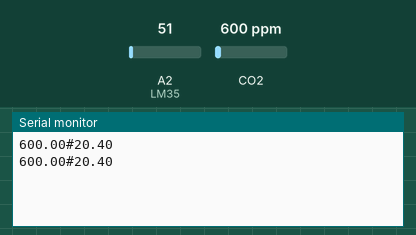
A sketch run on a simulated Arduino Uno, built with avr-gcc and run on an emulated ATmega328P. On the bench: the last lines printed to the serial monitor. The test bench sets the inputs (shaded band); at power-on: CO2 600 ppm, A2 (LM35) = 51.

Above: at 1.8 s.
1.9 s: CO2 set to 452 ppm
At 2.8 s:
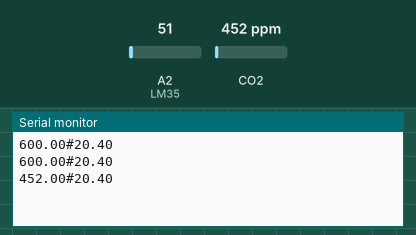
3.4 s: A2 (LM35) set to 61
At 4.7 s:
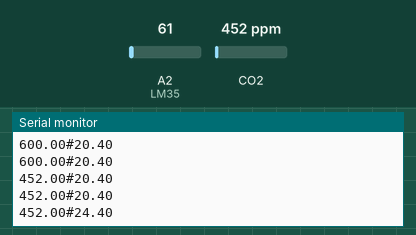
4.9 s: CO2 set to 1050 ppm
At 5.6 s:
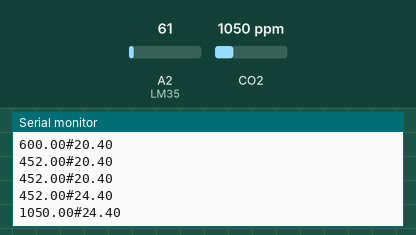
6.4 s: A2 (LM35) set to 71
At 7.9 s:
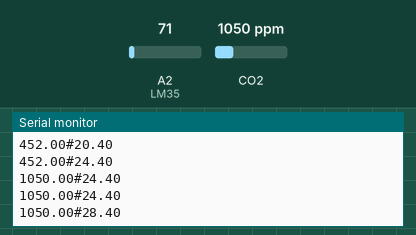
Timing chart, 0 to 8.9 s (numbered marks = the images above; inputs shaded):
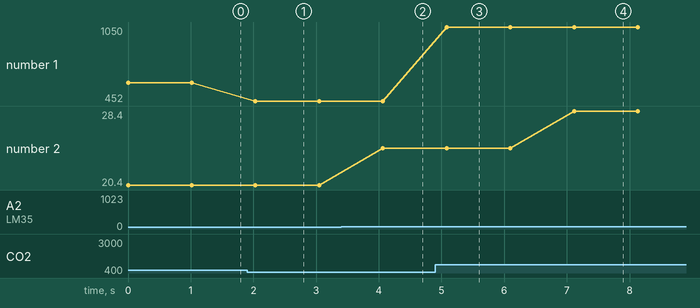

The sketch:

ParsingArduino_LM35_MQ135.ino
```cpp
#include <SoftwareSerial.h>
#include <MQ135.h>

#define LM35 A2
#define MQ135Pin A0
#define RZERO 206.85

float nilaiMQ;
int nilaiLM35;
float temperature;
float voltageLM35;

MQ135 gasSensor = MQ135(MQ135Pin);
SoftwareSerial Arduino(2, 3); //RX TX

void setup(){
  pinMode (MQ135Pin, INPUT);
  pinMode (LM35, INPUT);

  float rzero = gasSensor.getRZero();

  Serial.begin(9600);
  Arduino.begin(9600);
}

void loop(){

  float nilaiMQ = gasSensor.getPPM();
  nilaiLM35 = analogRead(LM35); //data 1
  voltageLM35 = nilaiLM35 * (5000 / 1023);
  temperature = voltageLM35/10;

  String dataSend = String(nilaiMQ) + "#" + String(temperature);

  Serial.println(dataSend);
  Arduino.println(dataSend);
  delay(1000);
}
```

Measured:
- after the input at 1.9 s, the serial monitor: prints a new line after 0.13 s (image 1)
- after the input at 3.4 s, the serial monitor: prints a new line after 0.67 s (image 2)
- after the input at 4.9 s, the serial monitor: prints a new line after 0.18 s (image 3)
- after the input at 6.4 s, the serial monitor: prints a new line after 0.72 s (image 4)
- plotted number 1: 600 → 452 after the input at 1.9 s, 452 → 1050 after the input at 4.9 s
- plotted number 2: 20.4 → 24.4 after the input at 3.4 s, 24.4 → 28.4 after the input at 6.4 s
